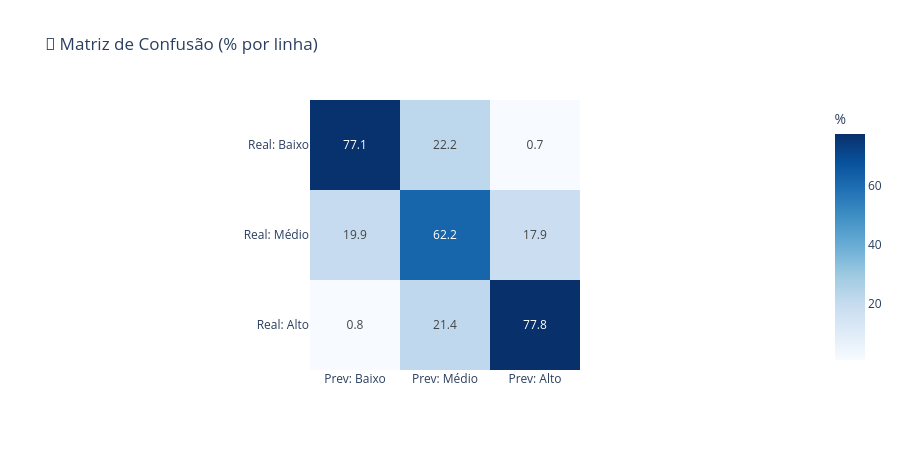

The code cell stored with this chart in its notebook:
### Code cell
# Matriz de Confusão
cm = confusion_matrix(y_test, y_pred)
cm_pct = cm.astype(float) / cm.sum(axis=1)[:, np.newaxis] * 100

fig = px.imshow(
    cm_pct,
    text_auto='.1f',
    x=['Prev: Baixo', 'Prev: Médio', 'Prev: Alto'],
    y=['Real: Baixo', 'Real: Médio', 'Real: Alto'],
    color_continuous_scale='Blues',
    title='🎯 Matriz de Confusão (% por linha)',
    labels=dict(color='%')
)
fig.update_layout(height=450, template='plotly_white')
fig.show()

print('Valores absolutos:')
print(pd.DataFrame(cm, 
    index=['Real Baixo', 'Real Médio', 'Real Alto'],
    columns=['Pred Baixo', 'Pred Médio', 'Pred Alto']
))

### Figure 1 — Plotly figure (JSON) as saved in the notebook; plotly's stock layout.template omitted (floating-point values rounded to 4 significant figures)
{"data": [{"coloraxis": "coloraxis", "hovertemplate": "x: %{x}<br>y: %{y}<br>%: %{z}<extra></extra>", "name": "0", "texttemplate": "%{z:.1f}", "type": "heatmap", "x": ["Prev: Baixo", "Prev: Médio", "Prev: Alto"], "xaxis": "x", "y": ["Real: Baixo", "Real: Médio", "Real: Alto"], "yaxis": "y", "z": [[77.14, 22.17, 0.6924], [19.92, 62.22, 17.86], [0.7838, 21.43, 77.79]]}], "layout": {"coloraxis": {"colorbar": {"title": {"text": "%"}}, "colorscale": [[0, "rgb(247,251,255)"], [0.125, "rgb(222,235,247)"], [0.25, "rgb(198,219,239)"], [0.375, "rgb(158,202,225)"], [0.5, "rgb(107,174,214)"], [0.625, "rgb(66,146,198)"], [0.75, "rgb(33,113,181)"], [0.875, "rgb(8,81,156)"], [1, "rgb(8,48,107)"]]}, "height": 450, "title": {"text": "🎯 Matriz de Confusão (% por linha)"}, "xaxis": {"anchor": "y", "constrain": "domain", "domain": [0, 1], "scaleanchor": "y"}, "yaxis": {"anchor": "x", "autorange": "reversed", "constrain": "domain", "domain": [0, 1]}}}
